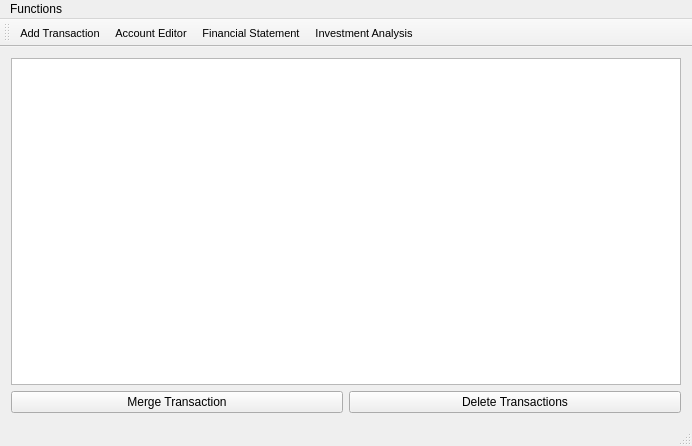
<?xml version="1.0" encoding="UTF-8"?>
<ui version="4.0">
 <class>MainWindow</class>
 <widget class="QMainWindow" name="MainWindow">
  <property name="geometry">
   <rect>
    <x>0</x>
    <y>0</y>
    <width>692</width>
    <height>446</height>
   </rect>
  </property>
  <property name="windowTitle">
   <string>Book Keeping</string>
  </property>
  <widget class="QWidget" name="centralWidget">
   <layout class="QGridLayout" name="gridLayout">
    <item row="0" column="0" colspan="2">
     <widget class="QTableView" name="tableView_transactions">
      <property name="maximumSize">
       <size>
        <width>16777215</width>
        <height>16777215</height>
       </size>
      </property>
      <property name="font">
       <font>
        <pointsize>9</pointsize>
       </font>
      </property>
     </widget>
    </item>
    <item row="1" column="0">
     <widget class="QPushButton" name="pushButton_MergeTransaction">
      <property name="text">
       <string>Merge Transaction</string>
      </property>
     </widget>
    </item>
    <item row="1" column="1">
     <widget class="QPushButton" name="pushButtonDeleteTransactions">
      <property name="text">
       <string>Delete Transactions</string>
      </property>
     </widget>
    </item>
   </layout>
  </widget>
  <widget class="QMenuBar" name="menuBar">
   <property name="geometry">
    <rect>
     <x>0</x>
     <y>0</y>
     <width>692</width>
     <height>21</height>
    </rect>
   </property>
   <property name="font">
    <font>
     <pointsize>9</pointsize>
    </font>
   </property>
   <widget class="QMenu" name="menuFunctions">
    <property name="title">
     <string>Functions</string>
    </property>
    <addaction name="actionAddTransaction"/>
    <addaction name="actionAccountManager"/>
    <addaction name="actionFinancialStatement"/>
    <addaction name="actionInvestmentAnalysis"/>
    <addaction name="actionTransactionValidation"/>
   </widget>
   <addaction name="menuFunctions"/>
  </widget>
  <widget class="QToolBar" name="mainToolBar">
   <attribute name="toolBarArea">
    <enum>TopToolBarArea</enum>
   </attribute>
   <attribute name="toolBarBreak">
    <bool>false</bool>
   </attribute>
   <addaction name="actionAddTransaction"/>
   <addaction name="actionAccountManager"/>
   <addaction name="actionFinancialStatement"/>
   <addaction name="actionInvestmentAnalysis"/>
  </widget>
  <widget class="QStatusBar" name="statusBar"/>
  <action name="actionAddTransaction">
   <property name="icon">
    <iconset resource="../resources.qrc">
     <normaloff>:/resource/AddTransaction.png</normaloff>:/resource/AddTransaction.png</iconset>
   </property>
   <property name="text">
    <string>Add Transaction</string>
   </property>
   <property name="font">
    <font>
     <pointsize>8</pointsize>
    </font>
   </property>
  </action>
  <action name="actionAccountManager">
   <property name="icon">
    <iconset resource="../resources.qrc">
     <normaloff>:/resource/Transactions.png</normaloff>:/resource/Transactions.png</iconset>
   </property>
   <property name="text">
    <string>Account Editor</string>
   </property>
   <property name="font">
    <font>
     <pointsize>8</pointsize>
    </font>
   </property>
  </action>
  <action name="actionInvestmentAnalysis">
   <property name="icon">
    <iconset resource="../resources.qrc">
     <normaloff>:/resource/Investment_Analysis.png</normaloff>:/resource/Investment_Analysis.png</iconset>
   </property>
   <property name="text">
    <string>Investment Analysis</string>
   </property>
   <property name="toolTip">
    <string>Investment Analysis</string>
   </property>
   <property name="font">
    <font>
     <pointsize>8</pointsize>
    </font>
   </property>
  </action>
  <action name="actionFinancialStatement">
   <property name="icon">
    <iconset resource="../resources.qrc">
     <normaloff>:/resource/Balance_Sheet.png</normaloff>:/resource/Balance_Sheet.png</iconset>
   </property>
   <property name="text">
    <string>Financial Statement</string>
   </property>
   <property name="toolTip">
    <string>Financial Statement</string>
   </property>
   <property name="font">
    <font>
     <pointsize>8</pointsize>
    </font>
   </property>
  </action>
  <action name="actionTransactionValidation">
   <property name="text">
    <string>Transaction Validation</string>
   </property>
   <property name="font">
    <font>
     <pointsize>8</pointsize>
    </font>
   </property>
  </action>
 </widget>
 <layoutdefault spacing="6" margin="11"/>
 <resources>
  <include location="../resources.qrc"/>
 </resources>
 <connections/>
</ui>
